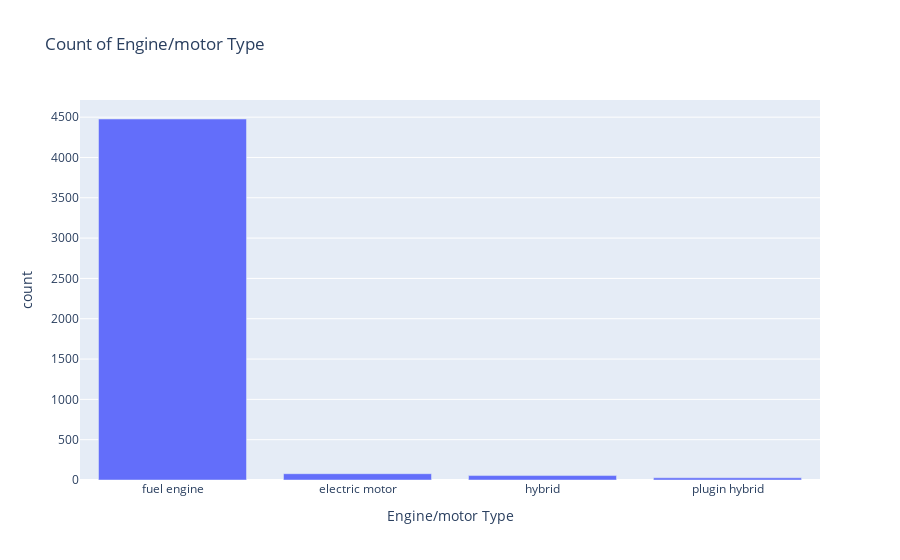

The notebook cell saved with this chart:
### Code cell
graph_number('Engine/motor Type')

### Figure 1 — Plotly figure (JSON) as saved in the notebook; plotly's stock layout.template omitted (floating-point values rounded to 4 significant figures)
{"data": [{"alignmentgroup": "True", "hovertemplate": "variable=0<br>Engine/motor Type=%{x}<br>count=%{y}<extra></extra>", "legendgroup": "0", "marker": {"color": "#636efa", "pattern": {"shape": ""}}, "name": "0", "offsetgroup": "0", "orientation": "v", "showlegend": true, "textposition": "auto", "type": "bar", "x": ["electric motor", "fuel engine", "hybrid", "plugin hybrid"], "xaxis": "x", "y": [78, 4477, 55, 27], "yaxis": "y"}], "layout": {"barmode": "relative", "legend": {"title": {"text": "variable"}, "tracegroupgap": 0}, "showlegend": false, "title": {"text": "Count of Engine/motor Type"}, "xaxis": {"anchor": "y", "categoryorder": "total descending", "domain": [0, 1], "title": {"text": "Engine/motor Type"}}, "yaxis": {"anchor": "x", "domain": [0, 1], "title": {"text": "count"}}}}
